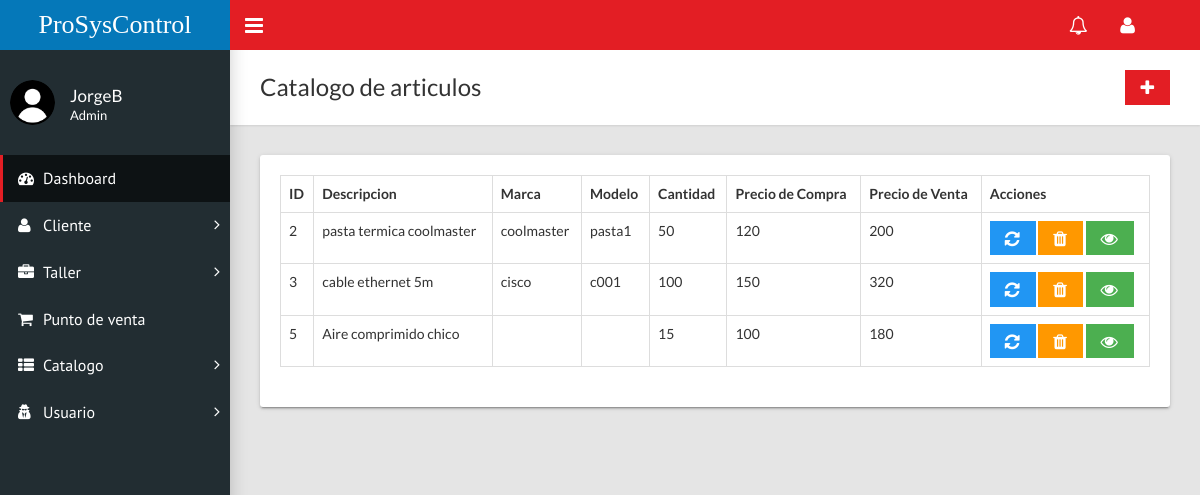
Before: /home.php?c=catalogo (signed in) with the older database file.
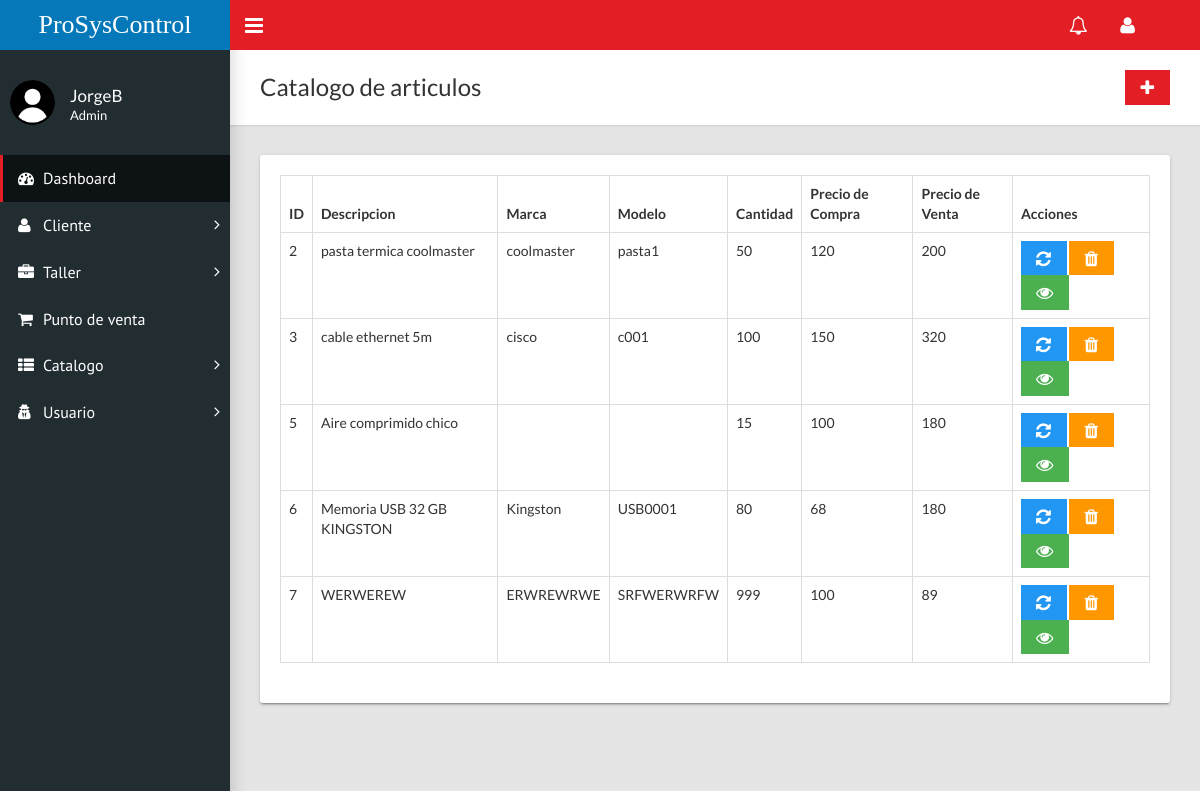
After: the same page with the newer database file.
### tables this page shows
CREATE TABLE `catalogo` (
  `idProducto` int(11) NOT NULL,
  `descripcion` varchar(100) NOT NULL,
  `marca` varchar(50) NOT NULL,
  `modelo` varchar(50) NOT NULL,
  `cantidad` int(11) NOT NULL,
  `precioCompra` float(10,2) NOT NULL,
  `precioVenta` float(10,2) NOT NULL,
  `iva` int(11) NOT NULL
);

### controladores/catalogo.controlador.php (called while the page is built, shortened)
<?php
require_once "modelos/catalogo.php";
class CatalogoControlador{
    public function __CONSTRUCT(){
        $this->modelo = new Catalogo;
    }
    public function Inicio(){
        require_once "vistas/encabezado.php";
        require_once "vistas/catalogo/index.php";
        require_once "vistas/pie.php";
    }
}

### modelos/database.php (called while the page is built, shortened)
<?php
class Database{
    public static function Conectar(){
        try{
            $conexion = new PDO("mysql:host=".self::servidor.";dbname=".self::nombrebd.";charset=utf8", self::usuariobd,
            self::clave);
            $conexion -> setAttribute(PDO::ATTR_ERRMODE, PDO::ERRMODE_EXCEPTION);
            return $conexion;
        }catch(PDOException $e){
            return "Fallo " .$e->getMessage();
        }
    }
}

### modelos/catalogo.php (called while the page is built, shortened)
<?php
class Catalogo{
    public function __CONSTRUCT(){
        $this->pdo = Database::Conectar();
    }
    public function Listar(){
        try{
            $consulta = $this->pdo->prepare("SELECT * FROM catalogo;");
            $consulta->execute();
            return $consulta->fetchAll(PDO::FETCH_OBJ);
        }catch(Exception $excepcion){
            die($excepcion->getMessage());
        }
    }
}

### vistas/catalogo/index.php (the view)
<div class="content-wrapper">
        <div class="page-title">
          <div>
            <h1>Catalogo de articulos</h1>
          </div>
          <div>
            <a class="btn btn-primary btn-flat" href="?c=catalogo&a=FormCrear"><i class="fa fa-lg fa-plus"></i></a>
            </div>
        </div>
        <div class="row">
          <div class="col-md-12">
            <div class="card">
              <div class="card-body">
                <table class="table table-hover table-bordered" id="sampleTable">
                  <thead>
                    <tr>
                      <th>ID</th>
                      <th>Descripcion</th>
                      <th>Marca</th>
                      <th>Modelo</th>
                      <th>Cantidad</th>
                      <th>Precio de Compra</th>
                      <th>Precio de Venta</th>
                      <th>Acciones</th>
                    </tr>
                  </thead>
                  <tbody>
                    <?php foreach($this->modelo->Listar() as $catalogoSQL):?>
                    <tr>
                      <td><?=$catalogoSQL->idProducto?></td>
                      <td><?=$catalogoSQL->descripcion?></td>
                      <td><?=$catalogoSQL->marca?></td>
                      <td><?=$catalogoSQL->modelo?></td>
                      <td><?=$catalogoSQL->cantidad?></td>
                      <td><?=$catalogoSQL->precioCompra?></td>
                      <td><?=$catalogoSQL->precioVenta?></td>
                      <td><a class="btn btn-info btn-flat" href="?c=catalogo&a=FormCrear&id=<?=$catalogoSQL->idProducto?>"><i class="fa fa-lg fa-refresh"></i></a>
                          <a class="btn btn-warning btn-flat" onclick = "return confirm('¿Realmente desea eliminar?')" href="?c=catalogo&a=Borrar&id=<?=$catalogoSQL->idProducto?>"><i class="fa fa-lg fa-trash"></i></a>
                          <a class="btn btn-success btn-flat" href="?c=catalogo&a=FormConsultar&id=<?=$catalogoSQL->idProducto?>"><i class="fa fa-lg fa-eye"></i></a></td>
                    </tr>
                    <?php endforeach;?>
                  </tbody>
                </table>
              </div>
            </div>
          </div>
        </div>
      </div>
    </div>

Changed rows visible on the page:
added catalogo: idProducto "6", descripcion "Memoria USB 32 GB KINGSTON", marca "Kingston", modelo "USB0001", cantidad "80", precioCompra "68", precioVenta "180"
added catalogo: idProducto "7", descripcion "WERWEREW", marca "ERWREWRWE", modelo "SRFWERWRFW", cantidad "999", precioCompra "100", precioVenta "89"
